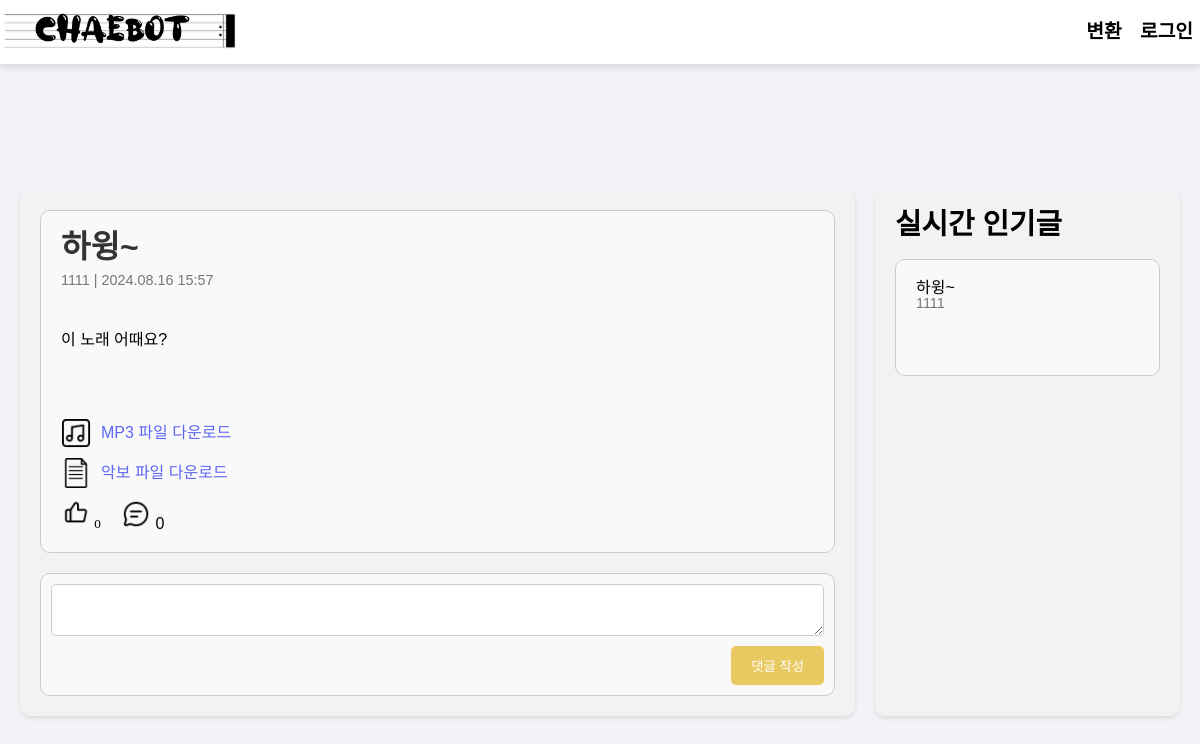
/post/1/, run on an earlier commit of the app's database.
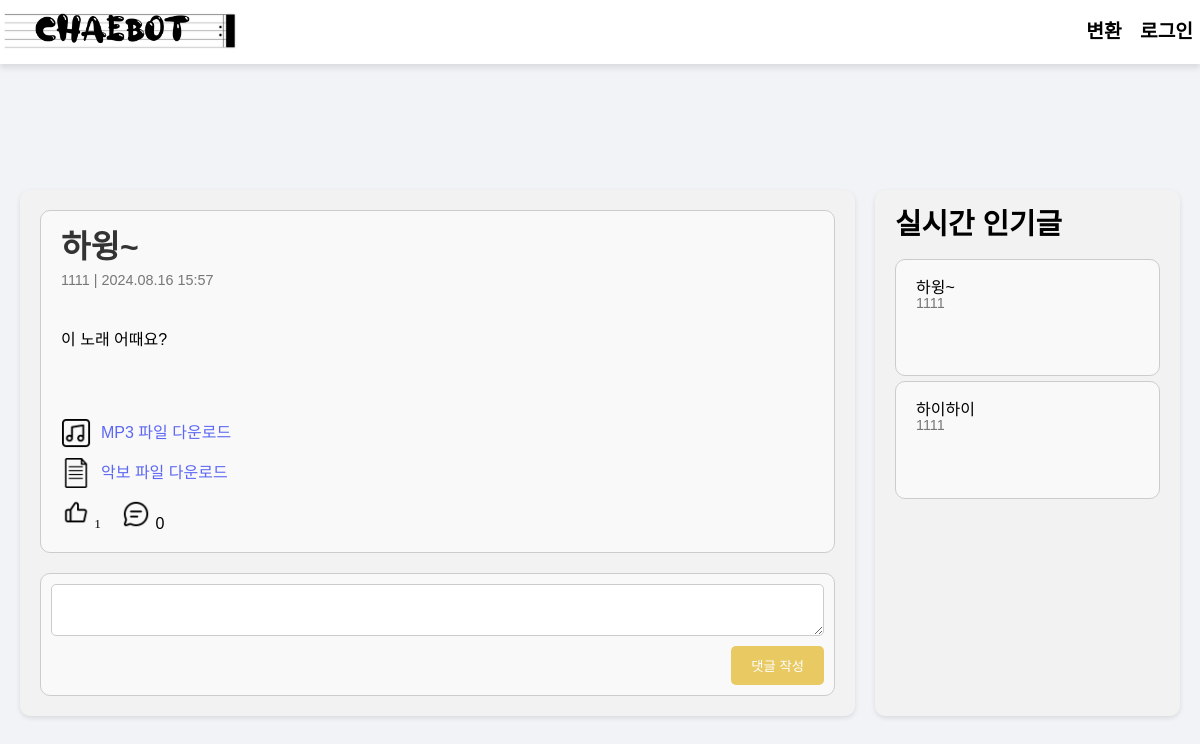
And on a later commit of the database.
### myapp/models.py (models this page shows, shortened)
class Post(models.Model):
    author = models.ForeignKey(settings.AUTH_USER_MODEL, on_delete=models.CASCADE)
    title = models.CharField(max_length=200)
    content = models.TextField()
    genre = models.CharField(max_length=100)
    mp3_file = models.FileField(upload_to="mp3s/", blank=True, null=True)
    sheet_file = models.FileField(upload_to="sheets/", blank=True, null=True)
    created_at = models.DateTimeField(auto_now_add=True)
    likes = models.ManyToManyField(
        settings.AUTH_USER_MODEL, related_name="liked_posts", blank=True
    )
    def total_likes(self):
        return self.likes.count()

class CustomUser(AbstractUser):
    user_id = models.CharField(max_length=150, unique=True)
    email = models.EmailField(unique=True)
    age_group = models.CharField(max_length=10, blank=True, null=True)
    gender = models.CharField(max_length=10, blank=True, null=True)
    genres = models.CharField(max_length=255, blank=True, null=True)  # 새로운 필드 추가
    username = models.CharField(max_length=150)
    USERNAME_FIELD = "user_id"
    REQUIRED_FIELDS = ["email"]

### myapp/views.py (the view)
# urls.py: path("post/<int:post_id>/", v.post_detail, name="post_detail"),
def post_detail(request, post_id):
    post = get_object_or_404(Post, id=post_id)
    total_comments = post.comments.count()
    for comment in post.comments.all():
        total_comments += comment.replies.count()
    popular_posts = Post.objects.order_by("-likes")[:5]
    context = {
        "post": post,
        "total_comments": total_comments,
        "popular_posts": popular_posts,
    }
    return render(request, "post_detail.html", context)

### myapp/templates/post_detail.html (shortened to what this page needs)
<!DOCTYPE html>
<html lang="ko">
<head>
    {% load static %}
    <link rel="stylesheet" href="{% static 'css/reset.css' %}">
    <link rel="stylesheet" href="{% static 'css/style.css' %}">
</head>
<body>
    <nav class="navbar">
        <div class="navbar-logo">
            <a href="/"><img src="{% static 'img/logo.png' %}" alt="MP3 to Drum Sheet Converter"></a>
        </div>
        <div class="navbar-menu">
            <a href="{% url 'index' %}" class="active">변환</a>
            {% if user.is_authenticated %}
                <a href="{% url 'chaetting_view' %}" class="active">Chaetting</a>
                <a href="{% url 'logout' %}" class="active">로그아웃</a>
            {% else %}
                <a href="login" class="active" action="{% url 'logout' %}">로그인</a>
            {% endif %}
        </div>
    </nav>
    <main>
        <div class="container">
            <div class="post-detail">
                <div class="post">
                    <h1>{{ post.title }}</h1>
                    <small>{{ post.author.username }} | {{ post.created_at|date:"Y.m.d H:i" }}</small>
                    <p>{{ post.content }}</p>
                    <div class="attachment">
                        {% if post.mp3_file %}
                            <a href="{{ post.mp3_file.url }}" download>
                                <img src="{% static 'img/mp3.png' %}" alt="MP3" class="like-comment-icons"> MP3 파일 다운로드
                            </a>
                        {% endif %}
                        {% if post.sheet_file %}
                            <a href="{{ post.sheet_file.url }}" download>
                                <img src="{% static 'img/note.png' %}" alt="Sheet" class="like-comment-icons"> 악보 파일 다운로드
                            </a>
                        {% endif %}
                    </div>
                    <div class="post-actions">
                        <form method="post" action="{% url 'like_post' post.id %}">
                            <button type="submit" style="background: none; border: none;">
                                {% if user in post.likes.all %}
                                    <img src="{% static 'img/pressed_good.png' %}" alt="Like" class="like-comment-icons">
                                {% else %}
                                    <img src="{% static 'img/bold_like.png' %}" alt="Like" class="like-comment-icons">
                                {% endif %}
                                <span>{{ post.total_likes }}</span>
                            </button>
                        </form>
                        <div>
                            <img src="{% static 'img/comment.png' %}" alt="Comment" class="like-comment-icons">
                            <span>{{ total_comments }}</span>
                        </div>
                    </div>
                </div>
                <form class="comment-form" method="post" action="{% url 'add_comment' post.id %}">
                    <textarea name="content"></textarea>
                    <button type="submit">댓글 작성</button>
                </form>
            </div>
            <div class="sidebar">
                <h3>실시간 인기글</h3>
                {% for popular_post in popular_posts %}
                <div class="post">
                    <h4>{{ popular_post.title }}</h4>
                    <small>{{ popular_post.author.username }}</small>
                </div>
                {% endfor %}
            </div>
        </div>
    </main>
</body>
</html>

### staticfiles/css/style.css (style rules this page uses)
:root { --main--green--color: #048271; --main--gray--color: #e6e6e6; --light--green--color: #9fcbc9; --dark--gray--color: #5b5b5b; }
body { background-color: #f2f3f7; font-family: Pretendard; }
button { font-family: Pretendard; }
main { padding-top: 70px; width: 1200px; margin: 0 auto; }

### myapp/templates/post_detail.html (style rules this page uses)
body { font-family: 'NEXON Lv1 Gothic OTF', Arial, sans-serif; margin-top: 100px; }
.navbar-logo img { max-height: 100px; max-width: 240px; }
.navbar { width: 100%; background-color: rgba(255, 255, 255, 0.98); box-shadow: 0 4px 6px rgba(0, 0, 0, 0.1); display: flex; justify-content: space-between; align-items: center; padding: 10px 0px; position: fixed; top: 0; left: 0; z-index: 2000; height: auto; min-height: 50px; }
.navbar-logo a { text-decoration: none; color: #007BFF; font-size: 1rem; font-weight: bold; }
.navbar-menu a.active { color: #000; font-weight: bold; }
.navbar-menu a { text-decoration: none; color: #666; padding: 5px 7px; font-size: 1.2rem; font-family: 'TheJamsil5Bold', Arial, sans-serif; }
.container { display: flex; justify-content: space-between; padding: 20px; }
.post-detail, .sidebar { background-color: #f2f2f2; padding: 20px; border-radius: 10px; box-shadow: 0 2px 5px rgba(0,0,0,0.1); }
.post-detail { flex: 3; margin-right: 20px; }
.sidebar { flex: 1; }
.post, .comment { background-color: #fffdfda8; border: 1px solid #ccc; padding: 20px; margin-bottom: 5px; border-radius: 10px; }
.post h1 { color: #333; font-size: 2em; font-weight: bold; margin-bottom: 10px; }
.post small { font-size: 0.9em; color: #777; display: block; margin-bottom: 45px; }
.post p { margin-bottom: 70px; }
.like-comment-icons { width: 30px; height: 30px; }
.attachment { margin-top: 20px; }
.attachment a { display: flex; align-items: center; margin-bottom: 10px; color: #5C67F2; text-decoration: none; }
.attachment a img { margin-right: 10px; }
.reply-form, .comment-form { margin-top: 20px; padding: 10px; background-color: #f9f9f9; border: 1px solid #ccc; border-radius: 10px; display: flex; flex-direction: column; align-items: flex-end; }
.reply-form textarea, .comment-form textarea { width: 100%; padding: 10px; border: 1px solid #ccc; border-radius: 5px; margin-bottom: 10px; }
.reply-form button, .comment-form button { padding: 10px 20px; border: none; border-radius: 5px; background-color: #e8c962; color: white; cursor: pointer; font-family: 'NEXON Lv1 Gothic OTF', Arial, sans-serif; }
.post-actions { display: flex; align-items: center; gap: 20px; }
.sidebar h3 { font-size: 1.8em; font-weight: bold; margin-bottom: 20px; }

What changed in the data, as far as the page shows it:
computed for Post "하윙~": total_likes "0" → "1"
added Post: title "하이하이", author.username "1111"
